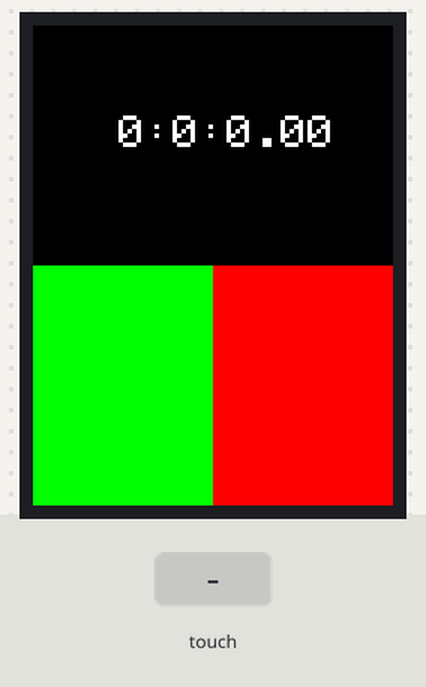
Simulated run of this sketch. Board: Arduino Uno, built with avr-gcc and run on an emulated ATmega328P. Shown: 240×320 colour display. The test bench sets the inputs (shaded band). What the sketch prints to the serial monitor is not drawn.

Above: at 1.4 s.
1.5 s: touch panel pressed at 13 % / 50 % of its raw x / y range
At 1.66 s:
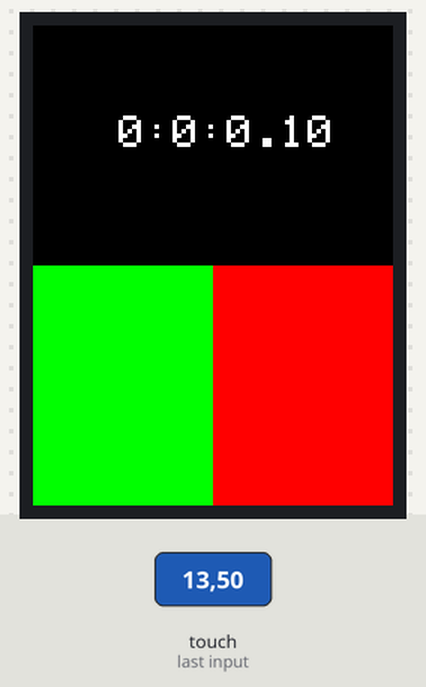
3.1 s: touch panel pressed at 62 % / 50 % of its raw x / y range
At 4.3 s:
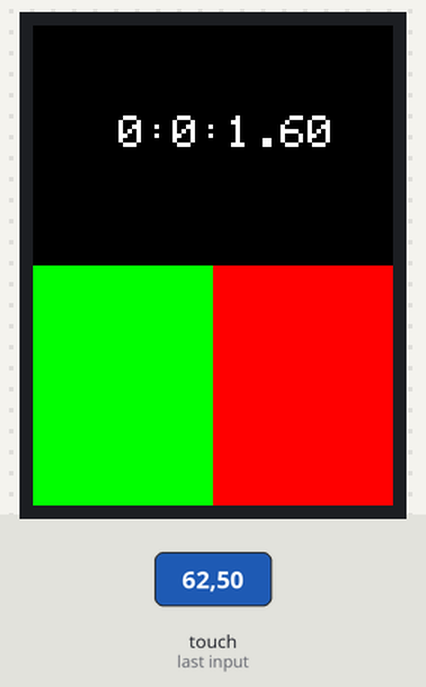
Timing chart, 0 to 6.1 s (numbered marks = the images above; inputs shaded):
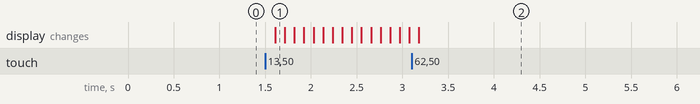

Measured:
- after the input at 1.5 s, the display: changes after 0.11 s (image 1)

The sketch:

Work_Timer.ino
```cpp
#include <MCUFRIEND_kbv.h>
#include <TouchScreen.h>


// init tft lib
MCUFRIEND_kbv tft;
// colors
#define BLACK   0x0000
#define BLUE    0x001F
#define RED     0xF800
#define GREEN   0x07E0
#define CYAN    0x07FF
#define MAGENTA 0xF81F
#define YELLOW  0xFFE0
#define WHITE   0xFFFF

// tft wiring
const int XP=8,XM=A2,YP=A3,YM=9; //240x320 ID=0x9341
// tft calibration
const int LEFT=115,RT=924,TOP=84,BOT=892;


// init touchscreen
TouchScreen ts = TouchScreen(XP, YP, XM, YM, 300);
// defines what is a touch and what is not
#define MINPRESSURE 200
#define MAXPRESSURE 1000


int hour = 0;
int minute = 0;
float sec = 0.0;

bool stopped = true;

int pixel_x, pixel_y;     //Touch_getXY() updates global vars


void setup() {
  Serial.begin(9600);
  uint16_t ID = tft.readID();
  Serial.print("TFT ID = 0x");
  Serial.println(ID, HEX);
  if (ID == 0xD3D3) ID = 0x9486; // write-only shield
  tft.begin(ID);
  tft.setRotation(0);            //PORTRAIT
  tft.fillScreen(BLACK);
  tft.setTextColor(WHITE, BLACK);
  tft.setTextSize(3);
  tft.fillRect(0, 160, 120, 160, GREEN);
  tft.fillRect(120, 160, 120, 160, RED);
}


void loop(void) {
  bool down = Touch_getXY(); // has the screen been touched
  //Serial.print(pixel_x); Serial.print(" "); Serial.println(pixel_y);

  tft.setCursor(57, 60);
  tft.print(String(hour)+":"+String(minute)+":"+String(sec));

  if ((160 < pixel_y) && (pixel_y < 320)) {

    // bottom left
    if ((0 < pixel_x) && (pixel_x < 120)) {
      Serial.println("Left touched!");
      stopped = false;
    }
    // bottom right
    if ((120 < pixel_x) && (pixel_x < 240)) {
      Serial.println("Right touched");
      stopped = true;
    }

  }

  if (stopped == false) {
    sec = sec + 0.1;
    if (sec > 59) {
      sec = 0;
      minute = minute+1;
    }
    if (minute > 59) {
      minute = 0;
      hour = hour+1;
    }

    delay(100); // delay 0.1 sec
  }

  // reset the x and y
  pixel_x = -500;
  pixel_y = -500;
}


bool Touch_getXY(void) {
    TSPoint p = ts.getPoint();
    pinMode(YP, OUTPUT);      //restore shared pins
    pinMode(XM, OUTPUT);
    digitalWrite(YP, HIGH);   //because TFT control pins
    digitalWrite(XM, HIGH);
    bool pressed = (p.z > MINPRESSURE && p.z < MAXPRESSURE);
    if (pressed) {
        pixel_x = map(p.x, LEFT, RT, 0, tft.width());
        pixel_y = map(p.y, TOP, BOT, 0, tft.height());
    }
    return pressed;
}
```
